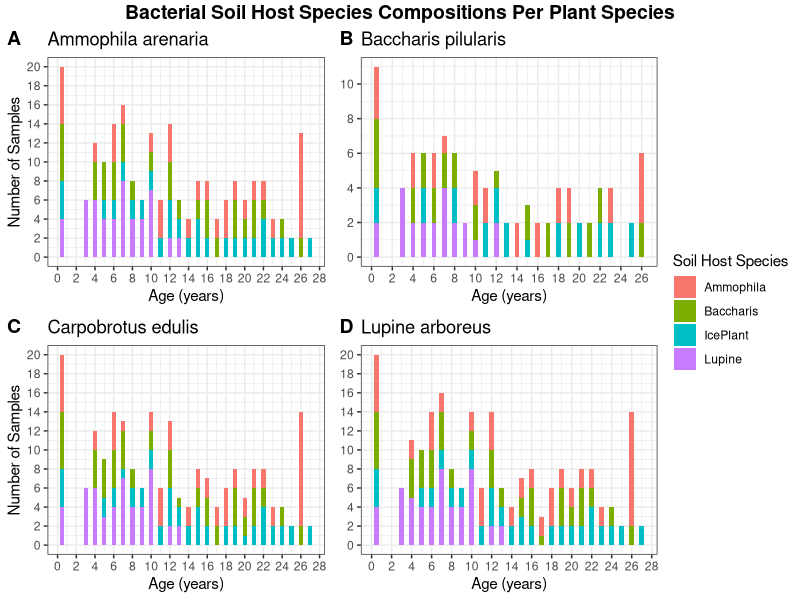

Recreate this plot in R.
## ---- chunk 1
knitr::opts_chunk$set(echo = TRUE)
## ---- chunk 2
library(tidyverse)
library(ggplot2)
library(ggpubr)

MyData = read.csv("./Data/GreenhouseData.csv")
## ---- chunk 3
MDSubset <- MyData %>% select(c("PlantSpecies", "SoilHostSpecies", "Age", "Total_Dry_mg")) # creates new dataset from MyData with only these 4 columns
## ---- chunk 4
AaSub <- MDSubset %>% filter(PlantSpecies == "Aa") # creates subset of MDSubset with only Aa plant data
BpSub <- MDSubset %>% filter(PlantSpecies == "Bp")
CeSub <- MDSubset %>% filter(PlantSpecies == "Ce")
LaSub <- MDSubset %>% filter(PlantSpecies == "La")
## ---- chunk 5

# Graph for Aa
AaPlot <- ggplot(data = AaSub, aes(x = Age, fill = SoilHostSpecies)) +
  geom_bar() +
  scale_x_continuous(breaks = seq(0, 28, by = 2)) + 
  scale_y_continuous(breaks = seq(0, 20, by = 2)) +
  ggtitle("Ammophila arenaria") +
  xlab("Age (years)") + ylab("Number of Samples") +
  guides(fill=guide_legend(title="Soil Host Species")) +
  theme_bw()

# Graph for Bp
BpPlot <- ggplot(data = BpSub, aes(x = Age, fill = SoilHostSpecies)) +
  geom_bar() +
  scale_x_continuous(breaks = seq(0, 28, by = 2)) +  
  scale_y_continuous(breaks = seq(0, 20, by = 2)) +
  ggtitle("Baccharis pilularis") +
  xlab("Age (years)") + ylab("Number of Samples") +
  guides(fill=guide_legend(title="Soil Host Species")) +
  theme_bw()

# Graph for Ce
CePlot <- ggplot(data = CeSub, aes(x = Age, fill = SoilHostSpecies)) +
  geom_bar() +
  scale_x_continuous(breaks = seq(0, 28, by = 2)) +  
  scale_y_continuous(breaks = seq(0, 20, by = 2)) +
  ggtitle("Carpobrotus edulis") +
  xlab("Age (years)") + ylab("Number of Samples") +
  guides(fill=guide_legend(title="Soil Host Species")) +
  theme_bw()

# Graph for La
LaPlot <- ggplot(data = LaSub, aes(x = Age, fill = SoilHostSpecies)) +
  geom_bar() +
  scale_x_continuous(breaks = seq(0, 28, by = 2)) +  
  scale_y_continuous(breaks = seq(0, 20, by = 2)) +
  ggtitle("Lupine arboreus") +
  xlab("Age (years)") + ylab("Number of Samples") +
  guides(fill=guide_legend(title="Soil Host Species")) +
  theme_bw()

# Arrange all these graphs together on one page
Plot <- ggarrange(AaPlot, BpPlot + rremove("ylab"), CePlot, LaPlot + rremove("ylab"), # helps identify which plots to use within the multiplot figure, and rremove("ylab") removes the y-axis label for 2 of the 4 graphs
          labels = c("A", "B", "C", "D"), # sets labels for every plot
          ncol = 2, nrow = 2, # sets the dimensions for the multiplot
          common.legend = TRUE, legend = "right") # sets a common plot and places it on the left of the page

annotate_figure(Plot,
                top = text_grob("Bacterial Soil Host Species Compositions Per Plant Species", color = "black", face = "bold", size = 14)) # creates a common title for the multiplot
